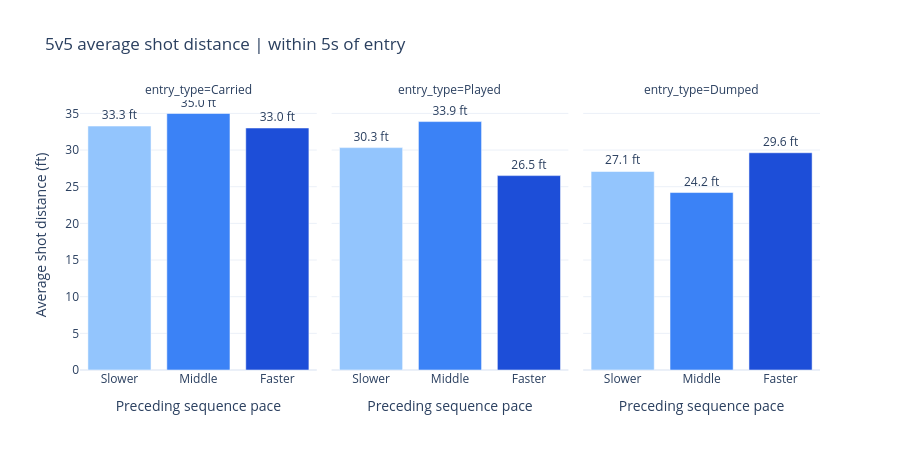

Source (notebook cell):
### Code cell
NET_X_FT = 189
NET_Y_FT = 42.5
located_shots["distance_to_net_ft"] = np.hypot(
    located_shots["x"] - NET_X_FT, located_shots["y"] - NET_Y_FT
)
shot_distance_summary = shot_distance_coverage.join(
    located_shots.groupby(["entry_type", "pace_band"])["distance_to_net_ft"]
    .mean().rename("mean_distance_ft")
).reset_index()
display(shot_distance_summary.round(2))

shot_distance_fig = px.bar(
    shot_distance_summary, x="pace_band", y="mean_distance_ft", color="pace_band",
    facet_col="entry_type", text="mean_distance_ft",
    category_orders={"pace_band": ["Slower", "Middle", "Faster"],
                     "entry_type": ["Carried", "Played", "Dumped"]},
    color_discrete_map={"Slower": "#93c5fd", "Middle": "#3b82f6", "Faster": "#1d4ed8"},
    hover_data=["entries", "shot_attempts", "located_attempts"],
    labels={"pace_band": "Preceding sequence pace", "mean_distance_ft": "Average shot distance (ft)"},
    title=f"5v5 average shot distance | within {OUTCOME_SECONDS}s of entry",
)
shot_distance_fig.update_traces(texttemplate="%{y:.1f} ft", textposition="outside")
shot_distance_fig.update_yaxes(rangemode="tozero")
shot_distance_fig.update_layout(template="plotly_white", height=450, showlegend=False)
shot_distance_fig.show()

### Figure 1 — Plotly figure (JSON) as saved in the notebook; plotly's stock layout.template omitted (floating-point values rounded to 4 significant figures)
{"data": [{"customdata": [[425, 202, 202]], "hovertemplate": "Preceding sequence pace=%{x}<br>entry_type=Carried<br>Average shot distance (ft)=%{text}<br>entries=%{customdata[0]}<br>shot_attempts=%{customdata[1]}<br>located_attempts=%{customdata[2]}<extra></extra>", "legendgroup": "Slower", "marker": {"color": "#93c5fd", "pattern": {"shape": ""}}, "name": "Slower", "orientation": "v", "showlegend": true, "text": [33.27], "textposition": "outside", "texttemplate": "%{y:.1f} ft", "type": "bar", "x": ["Slower"], "xaxis": "x", "y": [33.27], "yaxis": "y"}, {"customdata": [[48, 11, 11]], "hovertemplate": "Preceding sequence pace=%{x}<br>entry_type=Played<br>Average shot distance (ft)=%{text}<br>entries=%{customdata[0]}<br>shot_attempts=%{customdata[1]}<br>located_attempts=%{customdata[2]}<extra></extra>", "legendgroup": "Slower", "marker": {"color": "#93c5fd", "pattern": {"shape": ""}}, "name": "Slower", "orientation": "v", "showlegend": false, "text": [30.33], "textposition": "outside", "texttemplate": "%{y:.1f} ft", "type": "bar", "x": ["Slower"], "xaxis": "x2", "y": [30.33], "yaxis": "y2"}, {"customdata": [[560, 10, 10]], "hovertemplate": "Preceding sequence pace=%{x}<br>entry_type=Dumped<br>Average shot distance (ft)=%{text}<br>entries=%{customdata[0]}<br>shot_attempts=%{customdata[1]}<br>located_attempts=%{customdata[2]}<extra></extra>", "legendgroup": "Slower", "marker": {"color": "#93c5fd", "pattern": {"shape": ""}}, "name": "Slower", "orientation": "v", "showlegend": false, "text": [27.08], "textposition": "outside", "texttemplate": "%{y:.1f} ft", "type": "bar", "x": ["Slower"], "xaxis": "x3", "y": [27.08], "yaxis": "y3"}, {"customdata": [[517, 228, 228]], "hovertemplate": "Preceding sequence pace=%{x}<br>entry_type=Carried<br>Average shot distance (ft)=%{text}<br>entries=%{customdata[0]}<br>shot_attempts=%{customdata[1]}<br>located_attempts=%{customdata[2]}<extra></extra>", "legendgroup": "Middle", "marker": {"color": "#3b82f6", "pattern": {"shape": ""}}, "name": "Middle", "orientation": "v", "showlegend": true, "text": [34.99], "textposition": "outside", "texttemplate": "%{y:.1f} ft", "type": "bar", "x": ["Middle"], "xaxis": "x", "y": [34.99], "yaxis": "y"}, {"customdata": [[75, 29, 29]], "hovertemplate": "Preceding sequence pace=%{x}<br>entry_type=Played<br>Average shot distance (ft)=%{text}<br>entries=%{customdata[0]}<br>shot_attempts=%{customdata[1]}<br>located_attempts=%{customdata[2]}<extra></extra>", "legendgroup": "Middle", "marker": {"color": "#3b82f6", "pattern": {"shape": ""}}, "name": "Middle", "orientation": "v", "showlegend": false, "text": [33.88], "textposition": "outside", "texttemplate": "%{y:.1f} ft", "type": "bar", "x": ["Middle"], "xaxis": "x2", "y": [33.88], "yaxis": "y2"}, {"customdata": [[441, 8, 8]], "hovertemplate": "Preceding sequence pace=%{x}<br>entry_type=Dumped<br>Average shot distance (ft)=%{text}<br>entries=%{customdata[0]}<br>shot_attempts=%{customdata[1]}<br>located_attempts=%{customdata[2]}<extra></extra>", "legendgroup": "Middle", "marker": {"color": "#3b82f6", "pattern": {"shape": ""}}, "name": "Middle", "orientation": "v", "showlegend": false, "text": [24.21], "textposition": "outside", "texttemplate": "%{y:.1f} ft", "type": "bar", "x": ["Middle"], "xaxis": "x3", "y": [24.21], "yaxis": "y3"}, {"customdata": [[706, 355, 355]], "hovertemplate": "Preceding sequence pace=%{x}<br>entry_type=Carried<br>Average shot distance (ft)=%{text}<br>entries=%{customdata[0]}<br>shot_attempts=%{customdata[1]}<br>located_attempts=%{customdata[2]}<extra></extra>", "legendgroup": "Faster", "marker": {"color": "#1d4ed8", "pattern": {"shape": ""}}, "name": "Faster", "orientation": "v", "showlegend": true, "text": [33.01], "textposition": "outside", "texttemplate": "%{y:.1f} ft", "type": "bar", "x": ["Faster"], "xaxis": "x", "y": [33.01], "yaxis": "y"}, {"customdata": [[132, 58, 58]], "hovertemplate": "Preceding sequence pace=%{x}<br>entry_type=Played<br>Average shot distance (ft)=%{text}<br>entries=%{customdata[0]}<br>shot_attempts=%{customdata[1]}<br>located_attempts=%{customdata[2]}<extra></extra>", "legendgroup": "Faster", "marker": {"color": "#1d4ed8", "pattern": {"shape": ""}}, "name": "Faster", "orientation": "v", "showlegend": false, "text": [26.51], "textposition": "outside", "texttemplate": "%{y:.1f} ft", "type": "bar", "x": ["Faster"], "xaxis": "x2", "y": [26.51], "yaxis": "y2"}, {"customdata": [[200, 2, 2]], "hovertemplate": "Preceding sequence pace=%{x}<br>entry_type=Dumped<br>Average shot distance (ft)=%{text}<br>entries=%{customdata[0]}<br>shot_attempts=%{customdata[1]}<br>located_attempts=%{customdata[2]}<extra></extra>", "legendgroup": "Faster", "marker": {"color": "#1d4ed8", "pattern": {"shape": ""}}, "name": "Faster", "orientation": "v", "showlegend": false, "text": [29.63], "textposition": "outside", "texttemplate": "%{y:.1f} ft", "type": "bar", "x": ["Faster"], "xaxis": "x3", "y": [29.63], "yaxis": "y3"}], "layout": {"annotations": [{"font": {}, "showarrow": false, "text": "entry_type=Carried", "x": 0.16, "xanchor": "center", "xref": "paper", "y": 1, "yanchor": "bottom", "yref": "paper"}, {"font": {}, "showarrow": false, "text": "entry_type=Played", "x": 0.5, "xanchor": "center", "xref": "paper", "y": 1, "yanchor": "bottom", "yref": "paper"}, {"font": {}, "showarrow": false, "text": "entry_type=Dumped", "x": 0.84, "xanchor": "center", "xref": "paper", "y": 1, "yanchor": "bottom", "yref": "paper"}], "barmode": "relative", "height": 450, "legend": {"title": {"text": "Preceding sequence pace"}, "tracegroupgap": 0}, "showlegend": false, "title": {"text": "5v5 average shot distance | within 5s of entry"}, "xaxis": {"anchor": "y", "categoryarray": ["Slower", "Middle", "Faster"], "categoryorder": "array", "domain": [0, 0.32], "title": {"text": "Preceding sequence pace"}}, "xaxis2": {"anchor": "y2", "categoryarray": ["Slower", "Middle", "Faster"], "categoryorder": "array", "domain": [0.34, 0.66], "matches": "x", "title": {"text": "Preceding sequence pace"}}, "xaxis3": {"anchor": "y3", "categoryarray": ["Slower", "Middle", "Faster"], "categoryorder": "array", "domain": [0.68, 1.0], "matches": "x", "title": {"text": "Preceding sequence pace"}}, "yaxis": {"anchor": "x", "domain": [0, 1], "rangemode": "tozero", "title": {"text": "Average shot distance (ft)"}}, "yaxis2": {"anchor": "x2", "domain": [0, 1], "matches": "y", "rangemode": "tozero", "showticklabels": false}, "yaxis3": {"anchor": "x3", "domain": [0, 1], "matches": "y", "rangemode": "tozero", "showticklabels": false}}}
